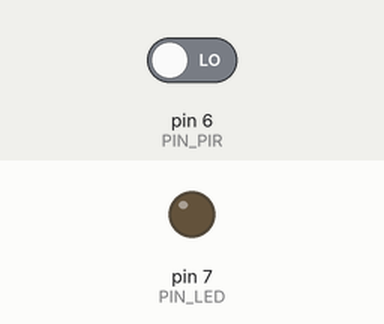
This sketch was run on a simulated Arduino Uno, built with avr-gcc and run on an emulated ATmega328P. Shown: output pins drawn as LEDs (lit = HIGH). The test bench sets the inputs (shaded band); at power-on: pin 6 (PIN_PIR) LOW. What the sketch prints to the serial monitor is not drawn.

Above: at 1.2 s.
1.3 s: pin 6 (PIN_PIR) driven HIGH
At 2.5 s:
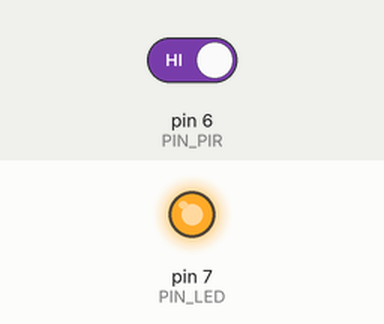
2.8 s: pin 6 (PIN_PIR) driven LOW
At 3.9 s:
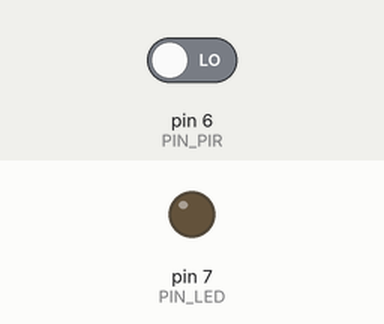
Timing chart, 0 to 5.8 s (numbered marks = the images above; inputs shaded):
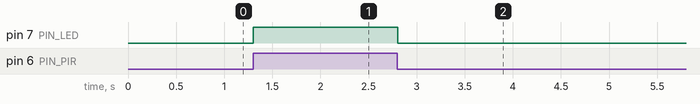

Measured:
- after the input at 1.3 s, pin 7 (PIN_LED): LOW → HIGH at once
- after the input at 2.8 s, pin 7 (PIN_LED): HIGH → LOW at once

The sketch:

pir_sensor.ino
```cpp
const int PIN_LED = 7;
const int PIN_PIR = 6;
int motion = 0;
void setup() {

  pinMode(PIN_LED, OUTPUT);
  pinMode(PIN_PIR, INPUT);
  Serial.begin(9600);
}

void loop() {

  motion = digitalRead(PIN_PIR);
  if(motion){
    digitalWrite(PIN_LED, HIGH);
  }else{
    digitalWrite(PIN_LED, LOW);
  }
  Serial.println(motion);

}
```
